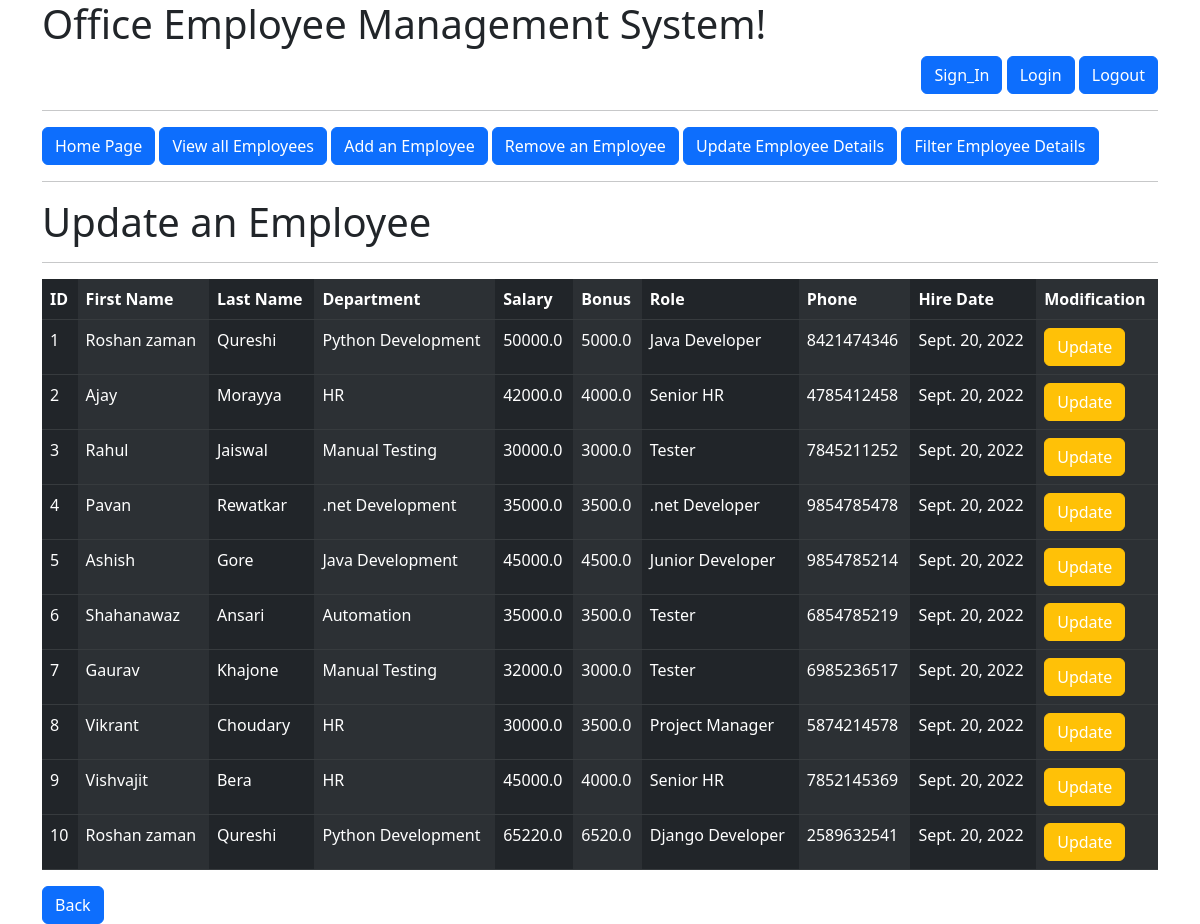
Page /update_emp/ (signed in) on the committed database.
### Emp_Manage_sys_app/models.py (models this page shows, shortened)
class Employee(models.Model):
    first_name=models.CharField(max_length=100,null=False)
    last_name=models.CharField(max_length=100)
    dep=models.ForeignKey(Department,on_delete=models.CASCADE)
    salary=models.FloatField(default=0)
    bonus=models.FloatField(default=0)
    role=models.ForeignKey(Role,on_delete=models.CASCADE)
    phone=models.IntegerField(default=0)
    hire_date=models.DateField()

class Department(models.Model):
    name=models.CharField(max_length=100,null=False)
    location=models.CharField(max_length=100)
    def __str__(self):
        return self.name

class Role(models.Model):
    name=models.CharField(max_length=100,null=False)
    def __str__(self):
        return self.name

### Emp_Manage_sys_app/views.py (the view)
# urls.py: path("update_emp/",views.update_emp,name='update_emp'),
@login_required(login_url='logined')
def update_emp(request):
    obj=Employee.objects.all()
    templates_name='update_emp.html'
    context={'obj':obj}
    return render(request,templates_name,context)

### templates/update_emp.html (shortened to what this page needs)
{% extends 'index.html' %}
{% block content %}
<h1>Update an Employee</h1>
<hr>
<table class="table table-dark table-striped-columns">
  <tr>
    <th>ID</th>
    <th>First Name</th>
    <th>Last Name</th>
    <th>Department</th>
    <th>Salary</th>
    <th>Bonus</th>
    <th>Role</th>
    <th>Phone</th>
    <th>Hire Date</th>
    <th>Modification</th>
  </tr>
  {% for i in obj %}
  <tr>
    <td>{{i.id}}</td>
    <td>{{i.first_name}}</td>
    <td>{{i.last_name}}</td>
    <td>{{i.dep}}</td>
    <td>{{i.salary}}</td>
    <td>{{i.bonus}}</td>
    <td>{{i.role}}</td>
    <td>{{i.phone}}</td>
    <td>{{i.hire_date}}</td>
    <td><button class="btn btn-warning"><a href="{% url 'update' i.id %}">Update</a></button></td>
  </tr>
  {% endfor %}
</table>
<a class="btn btn-primary" href="{% url 'home' %}" role="button">Back</a>
{% endblock %}

### static/css/index.css (style rules this page uses)
a { text-decoration: none; color: white; }

### rows in the picture
Employee: id "1", first_name "Roshan zaman", last_name "Qureshi", dep "Python Development", salary "50000.0", bonus "5000.0", role "Java Developer", phone "8421474346", hire_date "Sept. 20, 2022"
Employee: id "2", first_name "Ajay", last_name "Morayya", dep "HR", salary "42000.0", bonus "4000.0", role "Senior HR", phone "4785412458", hire_date "Sept. 20, 2022"
Employee: id "3", first_name "Rahul", last_name "Jaiswal", dep "Manual Testing", salary "30000.0", bonus "3000.0", role "Tester", phone "7845211252", hire_date "Sept. 20, 2022"
Employee: id "4", first_name "Pavan", last_name "Rewatkar", dep ".net Development", salary "35000.0", bonus "3500.0", role ".net Developer", phone "9854785478", hire_date "Sept. 20, 2022"
Employee: id "5", first_name "Ashish", last_name "Gore", dep "Java Development", salary "45000.0", bonus "4500.0", role "Junior Developer", phone "9854785214", hire_date "Sept. 20, 2022"
Employee: id "6", first_name "Shahanawaz", last_name "Ansari", dep "Automation", salary "35000.0", bonus "3500.0", role "Tester", phone "6854785219", hire_date "Sept. 20, 2022"
Employee: id "7", first_name "Gaurav", last_name "Khajone", dep "Manual Testing", salary "32000.0", bonus "3000.0", role "Tester", phone "6985236517", hire_date "Sept. 20, 2022"
Employee: id "8", first_name "Vikrant", last_name "Choudary", dep "HR", salary "30000.0", bonus "3500.0", role "Project Manager", phone "5874214578", hire_date "Sept. 20, 2022"
Employee: id "9", first_name "Vishvajit", last_name "Bera", dep "HR", salary "45000.0", bonus "4000.0", role "Senior HR", phone "7852145369", hire_date "Sept. 20, 2022"
Employee: id "10", first_name "Roshan zaman", last_name "Qureshi", dep "Python Development", salary "65220.0", bonus "6520.0", role "Django Developer", phone "2589632541", hire_date "Sept. 20, 2022"
